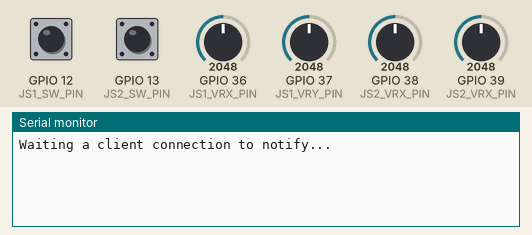
Simulated run of this sketch. Board: ESP32. Shown: the last lines printed to the serial monitor. The inputs (shaded band) are chosen by the test bench; at power-on: GPIO 12 (JS1_SW_PIN) HIGH, GPIO 36 (JS1_VRX_PIN) = 2048, GPIO 37 (JS1_VRY_PIN) = 2048, GPIO 38 (JS2_VRX_PIN) = 2048, GPIO 39 (JS2_VRX_PIN) = 2048, GPIO 13 (JS2_SW_PIN) HIGH. Nothing arrives over Bluetooth unless stated; a phone connects over Bluetooth LE 3 s after start.

Above: at 1.2 s.
1.3 s: GPIO 12 (JS1_SW_PIN) pulled LOW for 0.15 s
At 2.5 s:
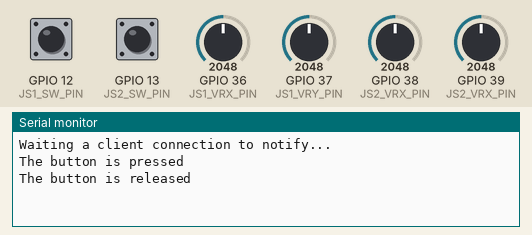
3.0 s: GPIO 36 (JS1_VRX_PIN) set to 1860
At 3.31 s:
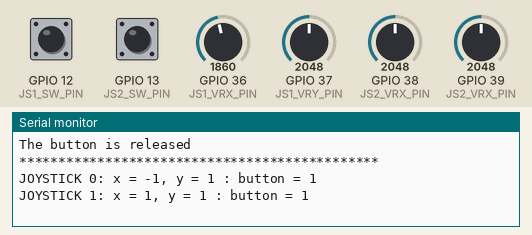
4.5 s: GPIO 37 (JS1_VRY_PIN) set to 1860
At 4.81 s:
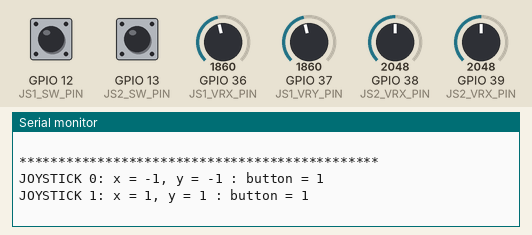
6.0 s: GPIO 38 (JS2_VRX_PIN) set to 1860
At 6.32 s:
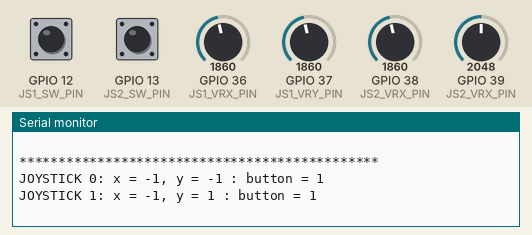
7.5 s: GPIO 39 (JS2_VRX_PIN) set to 1860
At 7.82 s:
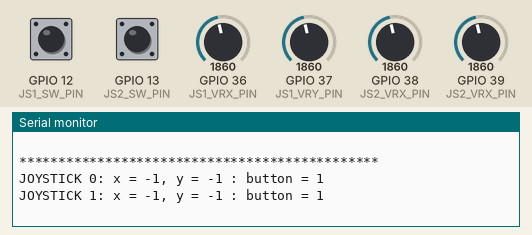

The sketch:

T1000_joystick.ino
```cpp
//cd Nextcloud/PC_files/Development/Arduino/T1000/T1000_joystick

#include <ezButton.h>
#include "joystickBLE.h"

#define JS1_VRX_PIN 36
#define JS1_VRY_PIN 37
#define JS1_SW_PIN 12

#define JS2_VRX_PIN 38
#define JS2_VRX_PIN 39
#define JS2_SW_PIN 13

struct joystickStruct {
  int VRX_PIN;
  int VRY_PIN;

  int valueX; // to store the X-axis value
  int valueY; // to store the Y-axis value
  int bValue; // To store value of the button

  int valueXhigh;
  int valueXlow;
  int valueYhigh;
  int valueYlow;
};

struct joystickStruct joystick[2];

ezButton button_0(JS1_SW_PIN);
ezButton button_1(JS2_SW_PIN);

uint32_t timer;


void setup() {
  Serial.begin(115200);
  initStructure();

  pinMode(JS1_VRX_PIN, INPUT);
  pinMode(JS1_VRY_PIN, INPUT);
  pinMode(JS1_SW_PIN, INPUT_PULLUP);

  pinMode(JS2_VRX_PIN, INPUT);
  pinMode(JS2_VRX_PIN, INPUT);
  pinMode(JS2_SW_PIN, INPUT_PULLUP);

  button_0.setDebounceTime(50); // set debounce time to 50 milliseconds
  button_1.setDebounceTime(50); // set debounce time to 50 milliseconds

  joystickBLEinit();


  Serial.println("Waiting a client connection to notify...");
}

void loop() {
  button_0.loop(); // MUST call the loop() function first
  button_1.loop();


  if (button_0.isPressed()) {
    Serial.println("The button is pressed");
    // TODO do something here
  }

  if (button_0.isReleased()) {
    Serial.println("The button is released");
    // TODO do something here
  }

  // print data to Serial Monitor on Arduino IDE
  if (deviceConnected) {
    getJoystickAndButtonState();
    if (millis() - timer > 500) {
      Serial.println("**********************************************");
      timer = millis();
      for (byte i = 0; i < 2; i++) {
        if (i == 0) {
          if (joystick[i].valueX > 1900) {
            Serial.printf("JOYSTICK %i: x = ", i);
            Serial.print(joystick[i].valueXhigh);
            joystickXCharacteristic_1.setValue(joystick[i].valueXhigh);
          } else {
            Serial.printf("JOYSTICK %i: x = ", i);
            Serial.print(joystick[i].valueXlow);
            joystickXCharacteristic_1.setValue(joystick[i].valueXlow);
          }
          if (joystick[i].valueY > 1900) {
            Serial.print(", y = ");
            Serial.print(joystick[i].valueYhigh);
            joystickYCharacteristic_1.setValue(joystick[i].valueYhigh);
          } else {
            Serial.print(", y = ");
            Serial.print(joystick[i].valueYlow);
            joystickYCharacteristic_1.setValue(joystick[i].valueYlow);
          }
          Serial.print(" : button = ");
          Serial.println(joystick[i].bValue);
          joystickBTCharacteristic_1.setValue(joystick[i].bValue);
        } else {
          if (joystick[i].valueX > 1900) {
            Serial.printf("JOYSTICK %i: x = ", i);
            Serial.print(joystick[i].valueXhigh);
            joystickXCharacteristic_2.setValue(joystick[i].valueXhigh);
          } else {
            Serial.printf("JOYSTICK %i: x = ", i);
            Serial.print(joystick[i].valueXlow);
            joystickXCharacteristic_2.setValue(joystick[i].valueXlow);
          }
          if (joystick[i].valueY > 1900) {
            Serial.print(", y = ");
            Serial.print(joystick[i].valueYhigh);
            joystickYCharacteristic_2.setValue(joystick[i].valueYhigh);
          } else {
            Serial.print(", y = ");
            Serial.print(joystick[i].valueYlow);
            joystickYCharacteristic_2.setValue(joystick[i].valueYlow);
          }
          Serial.print(" : button = ");
          Serial.println(joystick[i].bValue);
          joystickBTCharacteristic_2.setValue(joystick[i].bValue);
        }


      }
      joystickXCharacteristic_1.notify();
      joystickYCharacteristic_1.notify();
      joystickBTCharacteristic_1.notify();

      joystickXCharacteristic_2.notify();
      joystickYCharacteristic_2.notify();
      joystickBTCharacteristic_2.notify();
      Serial.println(" ");
    }
  }


}

void initStructure() {
  joystick[0].VRX_PIN = 36;
  joystick[0].VRY_PIN = 37;

  joystick[1].VRX_PIN = 38;
  joystick[1].VRY_PIN = 39;

  for (byte i = 0; i < 2; i++) {
    joystick[i].valueX = 0; // to store the X-axis value
    joystick[i].valueY = 0; // to store the Y-axis value
    joystick[i].bValue = 0; // To store value of the button

    joystick[i].valueXhigh = 0;
    joystick[i].valueXlow = 0;
    joystick[i].valueYhigh = 0;
    joystick[i].valueYlow = 0;
  }
}

void getJoystickAndButtonState() {
  for (byte i = 0; i < 2; i++) {
    joystick[i].valueX = analogRead(joystick[i].VRX_PIN);
    joystick[i].valueY = analogRead(joystick[i].VRY_PIN);

    /*Serial.println("DEBUG");
      Serial.println(joystick[i].valueX);
      Serial.println(joystick[i].valueY);*/

    joystick[i].valueXhigh = map(joystick[i].valueX, 1900, 4095, 1, 9);
    joystick[i].valueXlow = map(joystick[i].valueX, 0, 1900, -9, 0);
    joystick[i].valueYhigh = map(joystick[i].valueY, 1900, 4095, 1, 9);
    joystick[i].valueYlow = map(joystick[i].valueY, 0, 1900, -9, 0);

    // Read the button value
    if (i == 0) {
      joystick[i].bValue = button_0.getState();
    } else {
      joystick[i].bValue = button_1.getState();
    }

  }
}
```

joystickBLE.h
```cpp
#include <BLEDevice.h>
#include <BLEUtils.h>
#include <BLEServer.h>
#include <BLE2902.h>

#define bleServerName "T1000_joysticks"

#define JS1_SERVICE_UUID        "a9802ac6-6ed9-4815-83f2-edd01aa31e13"
#define JS1_X_CHARACTERISTIC_UUID "6ac33036-b0ea-48f2-b780-5d8b25f2616a"
#define JS1_Y_CHARACTERISTIC_UUID "522bb4f1-913a-48e4-b0b9-1330268017b4"
#define JS1_BT_CHARACTERISTIC_UUID "ed429f11-1910-49bf-b49c-7731f61818fd"


#define JS2_SERVICE_UUID        "088fe84c-504a-4495-a29f-6a78350b726e"
#define JS2_X_CHARACTERISTIC_UUID "6c0b9fde-7cf9-49a6-a96d-5b292646b3cd"
#define JS2_Y_CHARACTERISTIC_UUID "d7370e6c-0a6a-4507-a4e6-f76a856f1f5a"
#define JS2_BT_CHARACTERISTIC_UUID "c88da022-5b31-4034-98e8-375c7806ce74"

bool deviceConnected = false;

BLECharacteristic joystickXCharacteristic_1(JS1_X_CHARACTERISTIC_UUID, BLECharacteristic::PROPERTY_NOTIFY);
BLECharacteristic joystickYCharacteristic_1(JS1_Y_CHARACTERISTIC_UUID, BLECharacteristic::PROPERTY_NOTIFY);
BLECharacteristic joystickBTCharacteristic_1(JS1_BT_CHARACTERISTIC_UUID, BLECharacteristic::PROPERTY_NOTIFY);

BLECharacteristic joystickXCharacteristic_2(JS2_X_CHARACTERISTIC_UUID, BLECharacteristic::PROPERTY_NOTIFY);
BLECharacteristic joystickYCharacteristic_2(JS2_Y_CHARACTERISTIC_UUID, BLECharacteristic::PROPERTY_NOTIFY);
BLECharacteristic joystickBTCharacteristic_2(JS2_BT_CHARACTERISTIC_UUID, BLECharacteristic::PROPERTY_NOTIFY);

BLEDescriptor joystickDescriptor(BLEUUID((uint16_t)0x2902));

//Setup callbacks onConnect and onDisconnect
class MyServerCallbacks: public BLEServerCallbacks {
    void onConnect(BLEServer* pServer) {
      deviceConnected = true;
    };
    void onDisconnect(BLEServer* pServer) {
      deviceConnected = false;
    }
};

void joystickBLEinit() {
  BLEDevice::init(bleServerName);
  BLEServer *pServer = BLEDevice::createServer();
  pServer->setCallbacks(new MyServerCallbacks());

  BLEService *joystickService_1 = pServer->createService(JS1_SERVICE_UUID);
  BLEService *joystickService_2 = pServer->createService(JS2_SERVICE_UUID);

  joystickService_1->addCharacteristic(&joystickXCharacteristic_1);
  joystickService_1->addCharacteristic(&joystickYCharacteristic_1);
  joystickService_1->addCharacteristic(&joystickBTCharacteristic_1);

  joystickService_2->addCharacteristic(&joystickXCharacteristic_2);
  joystickService_2->addCharacteristic(&joystickYCharacteristic_2);
  joystickService_2->addCharacteristic(&joystickBTCharacteristic_2);

  joystickDescriptor.setValue("Joystick 1");

  joystickXCharacteristic_1.addDescriptor(&joystickDescriptor);
  joystickYCharacteristic_1.addDescriptor(&joystickDescriptor);
  joystickBTCharacteristic_1.addDescriptor(&joystickDescriptor);

  joystickXCharacteristic_2.addDescriptor(&joystickDescriptor);
  joystickYCharacteristic_2.addDescriptor(&joystickDescriptor);
  joystickBTCharacteristic_2.addDescriptor(&joystickDescriptor);

  joystickService_1->start();
  joystickService_2->start();

  BLEAdvertising *pAdvertising = BLEDevice::getAdvertising();
  pAdvertising->addServiceUUID(JS1_SERVICE_UUID);
  pAdvertising->addServiceUUID(JS2_SERVICE_UUID);
  pServer->getAdvertising()->start();
  BLEDevice::startAdvertising();
}
```

Measured:
- after the input at 1.3 s, the serial monitor: prints a new line after 0.05 s (image 1)
- after the input at 3.0 s, the serial monitor: prints a new line at once (image 2)
- after the input at 4.5 s, the serial monitor: prints a new line at once (image 3)
- after the input at 6.0 s, the serial monitor: prints a new line at once (image 4)
- after the input at 7.5 s, the serial monitor: prints a new line at once (image 5)
